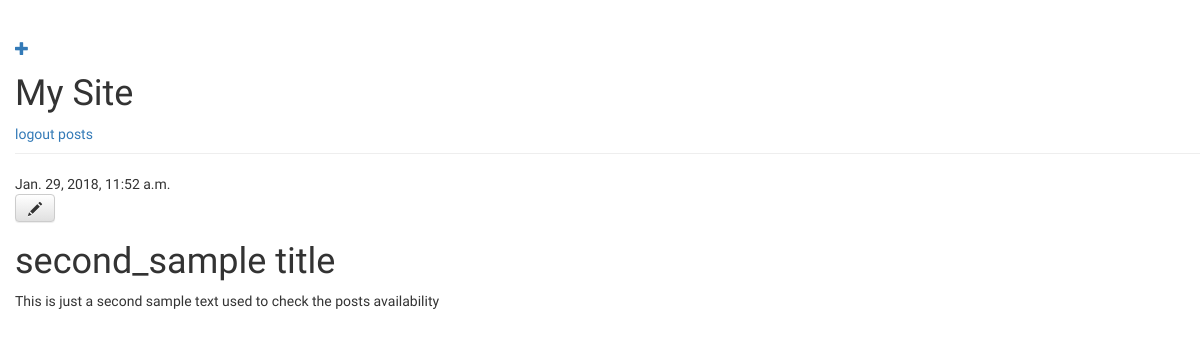
Page /posts/2/ (signed in) on the earlier database version.
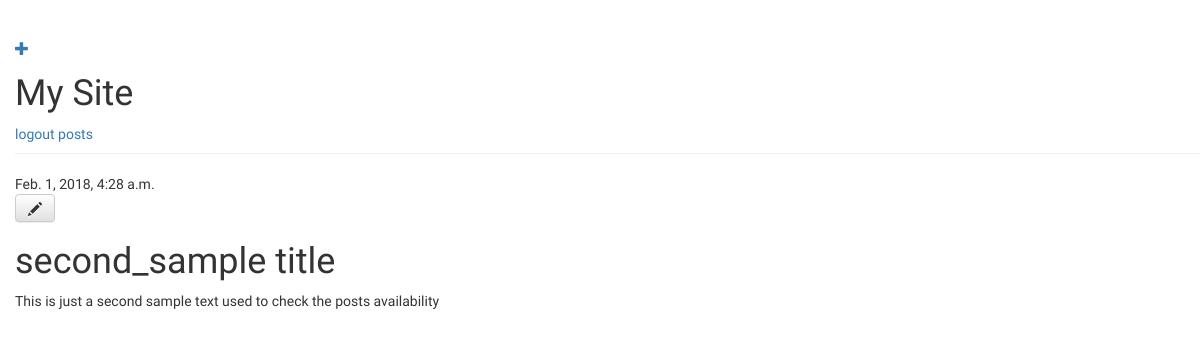
Same page on the later database version.
### userblog/models.py (models this page shows, shortened)
class UserPost(models.Model):
    author = models.ForeignKey('auth.User', on_delete =models.CASCADE)
    title = models.CharField(max_length=200)
    text = models.TextField()
    created_date = models.DateTimeField(default=timezone.now)
    published_date = models.DateTimeField(blank=True, null=True)
    category = models.CharField(max_length=6, choices=CATEGORY_CHOICES, default='itposts')

### userblog/views.py (the view)
# urls.py: url(r'^posts/(?P<pk>\d+)/$', core_views.userpost_detail, name='userpost_detail'),
@login_required
def userpost_detail(request, pk):
    post = get_object_or_404(UserPost, pk=pk)
    return render(request, 'userblog/userpost_detail.html', {'post': post})

### userblog/templates/userblog/userpost_detail.html
{% extends 'userblog/base.html' %}
{% block content %}
    <div class="post">
        {% if post.published_date %}
            <div class="date">
                {{ post.published_date }}
            </div>
        {% endif %}
        {% if user.is_authenticated %}
          <a class="btn btn-default" href="{% url 'userpost_edit' pk=post.pk %}"><span class="glyphicon glyphicon-pencil"></span></a>
        {% endif %}
        <h1>{{ post.title }}</h1>
        <p>{{ post.text|linebreaksbr }}</p>
    </div>
{% endblock %}

Differences in the rows shown:
changed UserPost "second_sample title": published_date "Jan. 29, 2018, 11:52 a.m." → "Feb. 1, 2018, 4:28 a.m."
